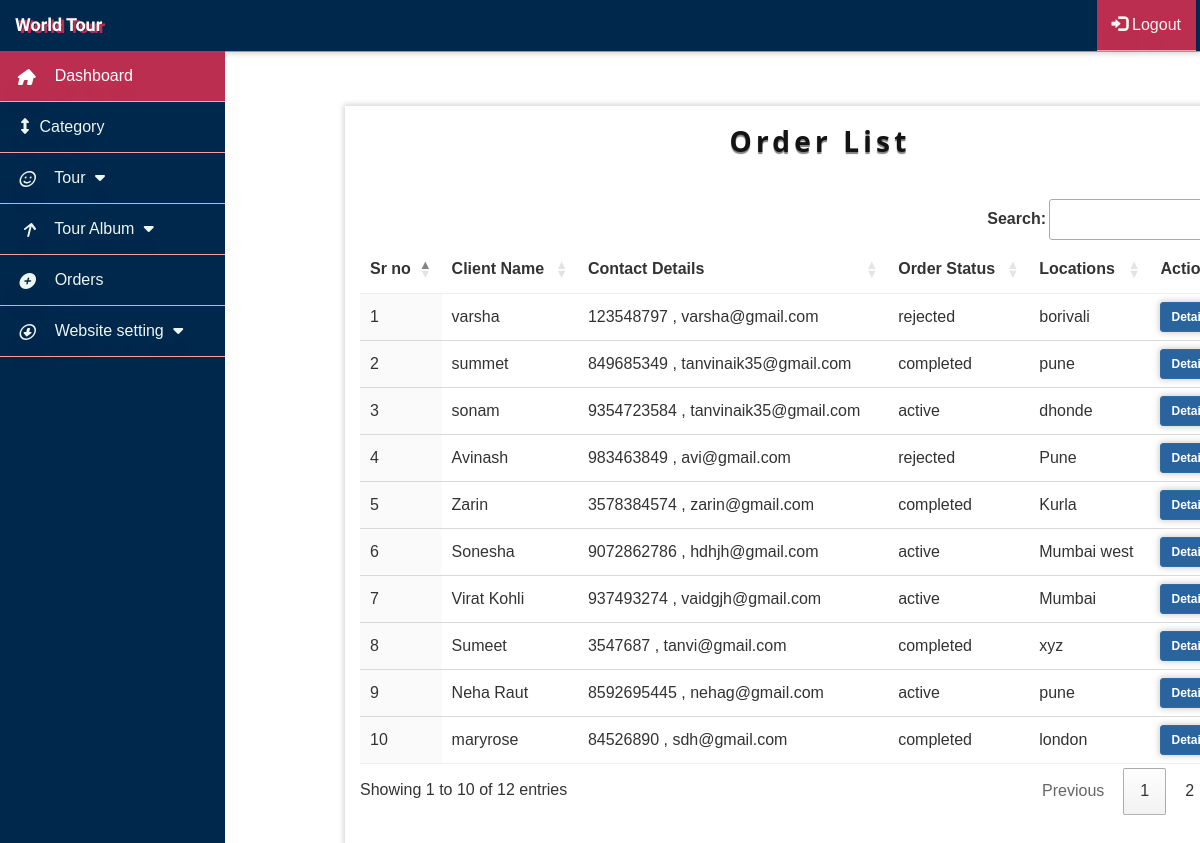
Screenshot of /order.php (signed in) with the database file from the repository.
### tables this page shows
CREATE TABLE IF NOT EXISTS `order_list` (
  `id` int(11) NOT NULL AUTO_INCREMENT,
  `name` varchar(100) NOT NULL,
  `address` varchar(150) NOT NULL,
  `phone` varchar(50) NOT NULL,
  `email` varchar(50) NOT NULL,
  `date` varchar(100) NOT NULL,
  `people` varchar(50) NOT NULL,
  `status` varchar(50) NOT NULL,
  `created_date` datetime NOT NULL DEFAULT CURRENT_TIMESTAMP,
  `updated_date` datetime NOT NULL DEFAULT CURRENT_TIMESTAMP,
  PRIMARY KEY (`id`)
);

### order.php (the view)
<?php
include_once('common.php');
require_once('connection.php');
 $select = "SELECT id,name,phone,email,status,address FROM order_list ORDER BY id desc";
 $query = mysqli_query($conn,$select);
?>
<div id="page-wrapper">
<div class="container pad-top">
<div class="col-md-10 col-md-offset-1 border">
<h3 class="page-title1">Order List</h3>
<table id="example" class="row-border hover order-column" width="100%" cellspacing="0">
        <thead>
            <tr>
                <th>Sr no</th>
                <th>Client Name</th>
                <th>Contact Details</th>
                <th>Order Status</th>
                <th>Locations</th>
				<th>Actions</th>
            </tr>
        </thead>
		 <tbody>
		 <?php
		 $i=0;
		 while($response = mysqli_fetch_assoc($query)){ ?>
            <tr>
                <td><?php  echo ++$i; ?></td>
                <td><?php echo $response['name'];?> </td>
                <td><?php echo $response['phone'].' , '.$response['email'];?> </td>
                <td> <?php echo $response['status'];?></td>
                <td> <?php echo $response['address'];?></td>
                <td><a href="order_details_edit.php?id=<?php echo $response['id'];?>" class="btn btn-primary btn-sm">Details/Action</a></td>
            </tr>
		 <?php } ?>
		</tbody>
		</table>
		</div>
		</div>
</div>
</div>
</body>
</html>

### common.php (shortened to what this page needs)
<?php
if(isset($_SESSION['id']) && $_SESSION['id'] != '') {
?>
<!DOCTYPE html>
<html lang="en">
<head>
    <link href="css/bootstrap.min.css" rel="stylesheet">
    <link href="css/sb-admin.css" rel="stylesheet">
	<link rel="stylesheet" href="css/animate.css">
	<link rel="stylesheet" href="css/hover_effects_backend.css">
    <link href="css/plugins/morris.css" rel="stylesheet">
    <link href="https://maxcdn.bootstrapcdn.com/font-awesome/4.7.0/css/font-awesome.min.css" rel="stylesheet" type="text/css">
    <link href="font-awesome/css/font-awesome.min.css" rel="stylesheet" type="text/css">
<link rel="stylesheet" href="https://cdn.datatables.net/1.10.15/css/jquery.dataTables.min.css">
<link rel="stylesheet" href ="https://cdn.datatables.net/buttons/1.3.1/css/buttons.dataTables.min.css">
</head>
<body>
    <div id="wrapper">
        <nav class="navbar navbar-inverse navbar-fixed-top" role="navigation">
            <div class="navbar-header">
                <a class="navbar-brand text" class="text" href = "index.php"> World Tour </a>
            </div>
			   <ul class="nav navbar-nav navbar-right">
        <li><a href="logout.php"><span class="glyphicon glyphicon-log-in"></span> Logout</a></li>
    </ul>
            <div class="collapse navbar-collapse navbar-ex1-collapse">
                <ul class="nav navbar-nav side-nav">
                    <li class="active">
                        <a href="index.php"><i class="hvr-icon-pulse"></i> Dashboard</a>
                    </li>
                        <li>
                        <a href="add_category.php"><i class="fa fa-fw fa-arrows-v"></i> Category</a>
                         </li>
                        <li>
                        <a href="javascript:;" data-toggle="collapse" data-target="#demo1"><i class="hvr-icon-grow"></i> Tour <i class="fa fa-fw fa-caret-down"></i></a>
                        </li>
					<li>
                        <a href="javascript:;" data-toggle="collapse" data-target="#demo"><i class="hvr-icon-wobble-vertical"></i> Tour Album <i class="fa fa-fw fa-caret-down"></i></a>
                    </li>
                    <li>
                        <a href="order.php"><i class="hvr-icon-float-away"></i> Orders</a>
					</li>
                       <li>
                        <a href="javascript:;" data-toggle="collapse" data-target="#demo2"><i class="hvr-icon-down"></i> Website setting <i class="fa fa-fw fa-caret-down"></i></a>
                    </li>
                </ul>
            </div>
        </nav>
		<?php }
else {
	header('Location:login.php');
}
?>

### css/sb-admin.css (style rules this page uses)
body, html { font: 16px / 1.8 Arial, 'Helvetica Neue', Helvetica, sans-serif; font-weight: normal; font-weight: 300; overflow-x:hidden; }
.navbar-nav > li { border-bottom: 1px ridge #ff9e9e; }
.navbar-right { float: right !important; margin-right: 4px; background: #802e6a; background-color: #bc2e50; font-weight:400; }
.btn-primary { color: #fff; font-weight:bold; background-color: #29649e; box-shadow: 0px 0px 6px 1px rgba(0,0,0,0.2); }
body { margin-top: 100px; background-color: #222; }
h3 { font-family: "Open Sans",sans-serif; }
@media (min-width:768px) { body { margin-top: 50px; } }
#wrapper { padding-left: 0; }
#page-wrapper { width: 100%; padding: 0; background-color: #fff; }
@media (min-width:768px) { #wrapper { padding-left: 225px; } }
@media (min-width:768px) { #page-wrapper { padding: 10px; min-height: 583px; } }
@media (min-width:768px) { .side-nav { position: fixed; top: 51px; left: 225px; width: 225px; margin-left: -225px; border: none; border-radius: 0; overflow-y: auto; background-color: #00274C; bottom: 0; overflow-x: hidden; padding-bottom: 40px; } }
@media (min-width:768px) { .side-nav>li>a { width: 225px; } }
.navbar-inverse { box-shadow: 0px 0px 6px 1px rgba(0,0,0,0.2); background-color: #00274C; box-shadow: 0px 0px 6px 1px rgba(0,0,0,0.2); border-color: #7698f9; }
.navbar-inverse .navbar-nav > li > a { color:#edf6f1; text-shadow: 0px 18px 23px rgba(0,0,0,0.1); }
.navbar-inverse .navbar-nav > .active > a, .navbar-inverse .navbar-nav > .active > a:focus, .navbar-inverse .navbar-nav > .active > a:hover { color: #fff; background-color: #bc2e50; font-family: 'Passion One', cursive; font-family: 'Cabin Sketch', cursive; font-family: 'Bree Serif', serif; font-family: 'Merriweather Sans', sans-serif; }
.text { text-shadow: 3px 2px #bc2e50; font-weight:bold; font-family: 'Passion One', cursive; font-family: 'Cabin Sketch', cursive; }
.page-title1 { padding: 0; font-size: 28px; letter-spacing: -1px; display: block; margin: 26px 13 -39px; font-weight: bold; text-align: center; color: #131313; letter-spacing: .15em; text-shadow: 0px 2px 1px grey; margin-bottom:-30px; }
table.dataTable thead th, table.dataTable thead td { border-bottom: 1px solid #EEE !important; }
table.dataTable.no-footer { border-bottom: 1px solid #EEE !important; }
.page-title1 { padding: 0; font-size: 28px; letter-spacing: -1px; display: block; font-weight: bold; color: #131313; letter-spacing: .15em; text-shadow: 0px 2px 1px grey; }
#page-wrapper { padding: 10px; min-height: 584px; }
body h3 { font-family: "Open Sans",sans-serif; }
.border { box-shadow: 0px 0px 6px 1px rgba(0,0,0,0.2); padding-bottom:30px; }
.pad-top { padding-top:46px; }

### rows the page displays
order_list: name "varsha", phone "123548797", email "varsha@gmail.com", status "rejected", address "borivali"
order_list: name "summet", phone "849685349", email "tanvinaik35@gmail.com", status "completed", address "pune"
order_list: name "sonam", phone "9354723584", email "tanvinaik35@gmail.com", status "active", address "dhonde"
order_list: name "Avinash", phone "983463849", email "avi@gmail.com", status "rejected", address "Pune"
order_list: name "Zarin", phone "3578384574", email "zarin@gmail.com", status "completed", address "Kurla"
order_list: name "Sonesha", phone "9072862786", email "hdhjh@gmail.com", status "active", address "Mumbai west"
order_list: name "Virat Kohli", phone "937493274", email "vaidgjh@gmail.com", status "active", address "Mumbai"
order_list: name "Sumeet", phone "3547687", email "tanvi@gmail.com", status "completed", address "xyz"
order_list: name "Neha Raut", phone "8592695445", email "nehag@gmail.com", status "active", address "pune"
order_list: name "maryrose", phone "84526890", email "sdh@gmail.com", status "completed", address "london"
